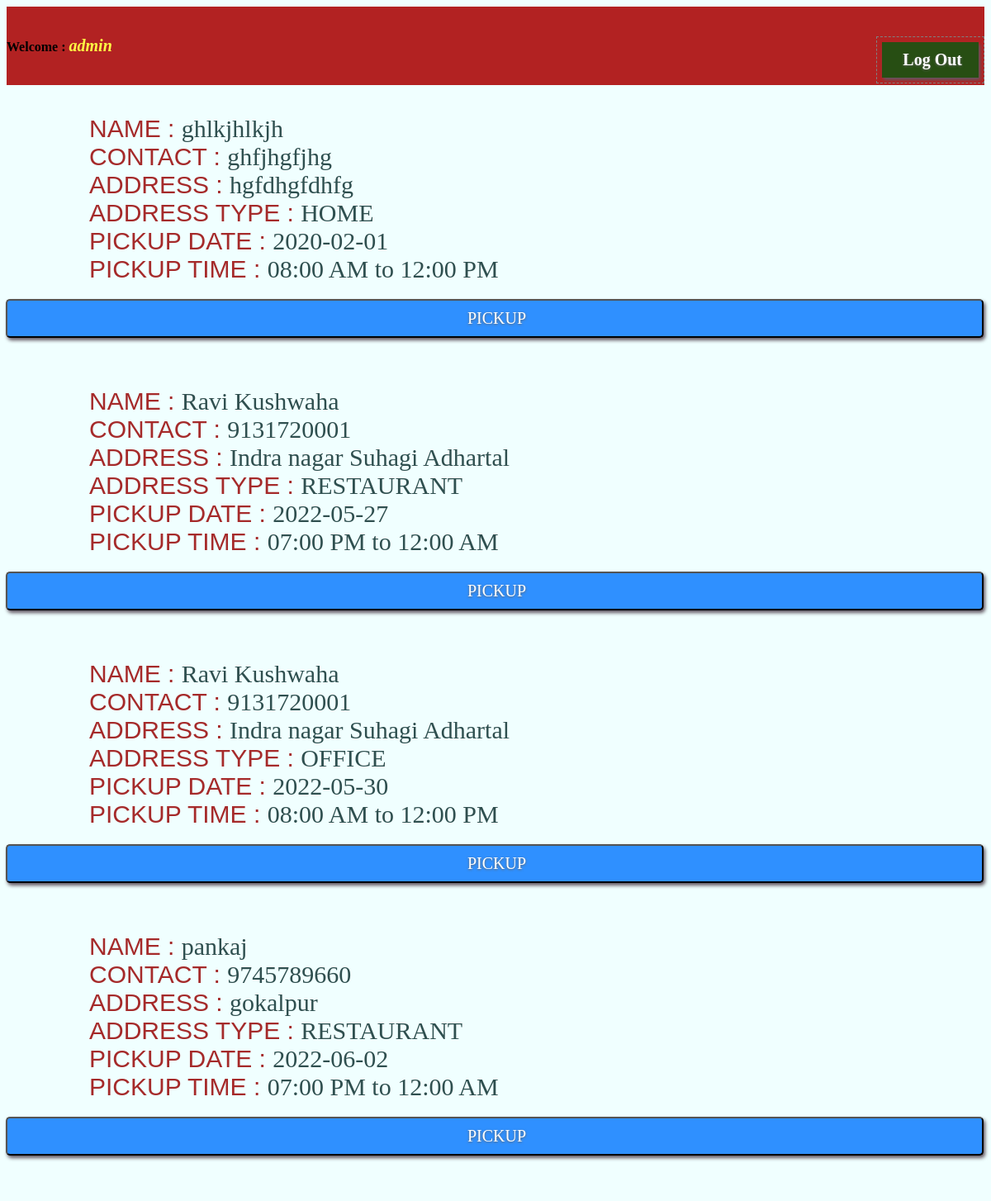
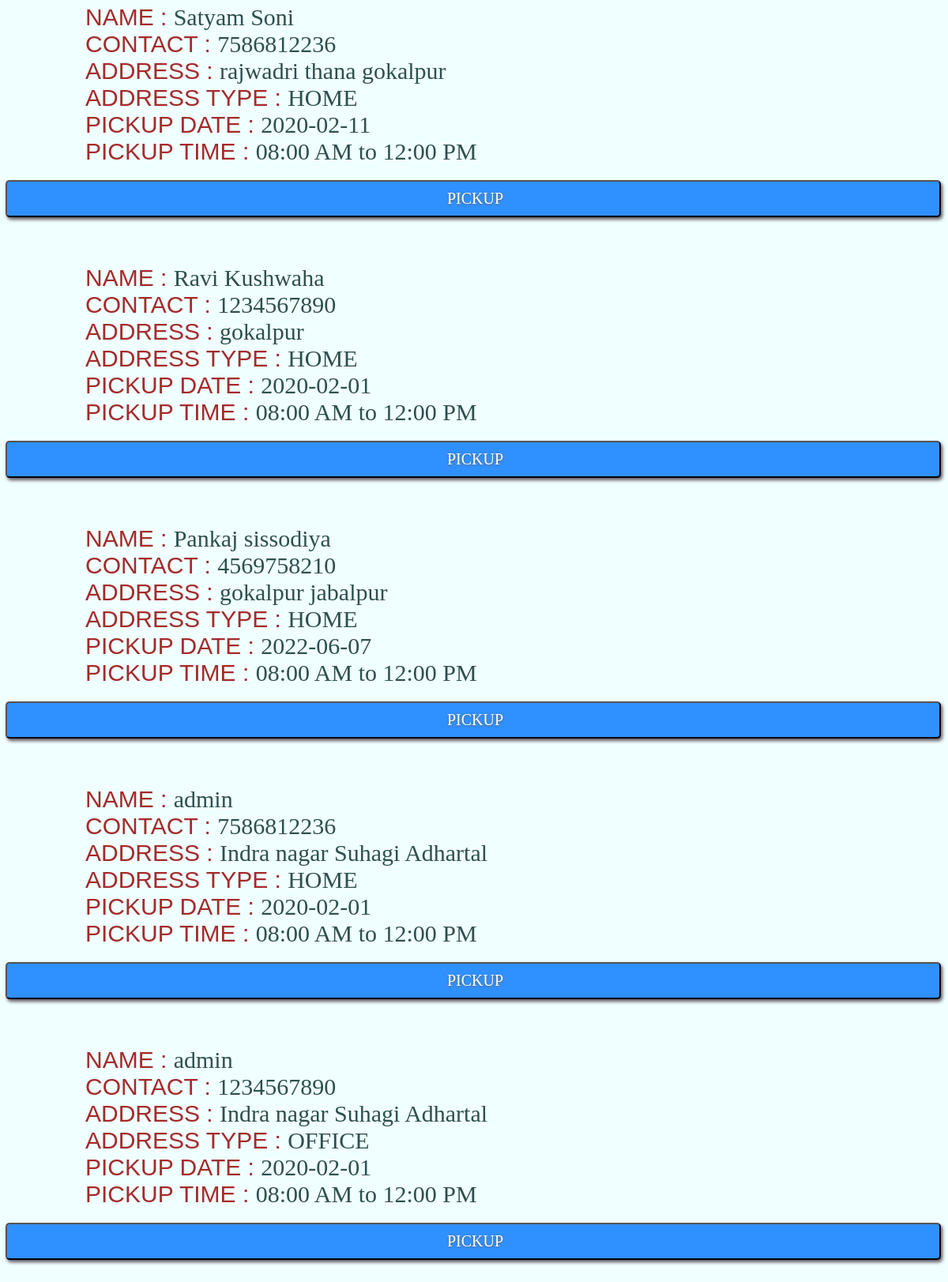
Screenshot of /adminprofile.php (signed in) with the database file from the repository (2 pictures, top to bottom).
### tables this page shows
CREATE TABLE `collect_food` (
  `cid` int(11) NOT NULL,
  `c_name` varchar(60) NOT NULL,
  `c_contact` varchar(30) NOT NULL,
  `c_address` varchar(30) NOT NULL,
  `c_addresstype` text NOT NULL,
  `c_date` date NOT NULL,
  `c_time` varchar(30) NOT NULL,
  `pickup_done` int(11) NOT NULL
);

### session.php (called while the page is built, shortened)
<?php
$conn = mysqli_connect("localhost", "root", "", "food_waste_mgmt");
$user_check = $_SESSION['login_user'];
$query = "SELECT username from login where username = '$user_check'";
$ses_sql = mysqli_query($conn, $query);
$row = mysqli_fetch_assoc($ses_sql);
$login_session = $row['username'];
?>

### adminprofile.php (the view, shortened to what this page needs)
<?php
include('session.php');
?>
<!DOCTYPE html>
<html>
<head>
<link href="http://localhost/FoodWasteMgmt/style.css" rel="stylesheet" type="text/css">
<link rel="stylesheet" href="stylecss.css" type="text/css">
</head>
<body>
<div>
<div class="title">
<div class="img">
      <br/><br/>
    <b id="welcome">Welcome : <i><?php echo $login_session; ?></i></b>
    <b id="logout"><a href="logout.php" class="adminbutton">Log Out</a></b></b><br/><br/><br/></div>
</div>
</div>
<?php
$username = "root";
$password = "";
$database = "food_waste_mgmt";
$mysqli = new mysqli("localhost", $username, $password, $database);
    $query = "SELECT * FROM collect_food WHERE pickup_done=0";
if ($result = $mysqli->query($query)) {
    while ($row = $result->fetch_assoc()) {
        $cid = $row["cid"];
        $name = $row["c_name"];
        $contact = $row["c_contact"];
        $address = $row["c_address"];
        $addtype = $row["c_addresstype"];
        $date = $row["c_date"];
        $time = $row["c_time"];
        echo ' <br/><br/><span class="heading_admin">NAME : </span><span class="data_admin">'.$name.'</span><br/>
               <span class="heading_admin">CONTACT : </span><span class="data_admin">'.$contact.'</span><br/>
               <span class="heading_admin">ADDRESS : </span><span class="data_admin">'.$address.'</span><br/>
               <span class="heading_admin">ADDRESS TYPE : </span><span class="data_admin">'.$addtype.'</span><br/>
               <span class="heading_admin">PICKUP DATE : </span><span class="data_admin">'.$date.'</span><br/>
               <span class="heading_admin">PICKUP TIME : </span><span class="data_admin">'.$time.'</span><br/><br/>
               <form action="updatedb.php" method="post" onclick="return confirm(\'Marked this picked up ?\');">
<input type="hidden" id="cid" name="cid" value='.$cid.'>
<input type="submit" value="PICKUP" name="PICKUP" class="btn btn-success">
</form>
<br/><br/><br/><br/></div> ';
    }
}
?>
</body>
</html>

### style.css (style rules this page uses)
.title { background-color:firebrick ; }
.btn { text-shadow: 0px 1px 3px #666666; -webkit-box-shadow: 2px 3px 4px #615661; -moz-box-shadow: 2px 3px 4px #615661; box-shadow: 2px 3px 4px #615661; font-family: Georgia; color: #ffffff; font-size: 20px; background: #274e13; padding: 10px 20px 10px 25px; margin:1px; text-decoration: none; text-align:center; float: right; }
a:link { text-decoration: none; color: white; }
span { color:red }
input[type=submit] { width:100%; background-color:#2f90ff; color:#fff; border:2px solid white padding:10px; font-size:20px; cursor:pointer; border-radius:5px; }
#logout { float:right; padding:5px; border:dashed 1px gray }
a { text-decoration:none; color:#6495ed }
i { font-size: 20px; color:#FFFC44 }
.heading_admin { font-family: sans-serif; font-size: 30px; text-decoration: none; color: brown; padding-left: 100px; }
.data_admin { font-family: fantasy; font-size: 30px; text-decoration: none; color: darkslategrey; }

### stylecss.css (style rules this page uses)
body { background-repeat: no-repeat; background-size: 100%; background-position: top; background-color: azure; font-family: cursive; }
.adminbutton { text-shadow: 0px 1px 3px #666666; -webkit-box-shadow: 2px 3px 4px #615661; -moz-box-shadow: 2px 3px 4px #615661; box-shadow: 2px 3px 4px #615661; font-family: Georgia; color: #ffffff; font-size: 20px; background: #274e13; padding: 10px 20px 10px 25px; margin:1px; text-decoration: none; text-align:center; float: right; }

### rows the page displays
collect_food: c_name "ghlkjhlkjh", c_contact "ghfjhgfjhg", c_address "hgfdhgfdhfg", c_addresstype "HOME", c_date "2020-02-01", c_time "08:00 AM to 12:00 PM"
collect_food: c_name "Ravi Kushwaha", c_contact "9131720001", c_address "Indra nagar Suhagi Adhartal", c_addresstype "RESTAURANT", c_date "2022-05-27", c_time "07:00 PM to 12:00 AM"
collect_food: c_name "Ravi Kushwaha", c_contact "9131720001", c_address "Indra nagar Suhagi Adhartal", c_addresstype "OFFICE", c_date "2022-05-30", c_time "08:00 AM to 12:00 PM"
collect_food: c_name "pankaj", c_contact "9745789660", c_address "gokalpur", c_addresstype "RESTAURANT", c_date "2022-06-02", c_time "07:00 PM to 12:00 AM"
collect_food: c_name "Satyam Soni", c_contact "7586812236", c_address "rajwadri thana gokalpur", c_addresstype "HOME", c_date "2020-02-11", c_time "08:00 AM to 12:00 PM"
collect_food: c_name "Ravi Kushwaha", c_contact "1234567890", c_address "gokalpur", c_addresstype "HOME", c_date "2020-02-01", c_time "08:00 AM to 12:00 PM"
collect_food: c_name "Pankaj sissodiya", c_contact "4569758210", c_address "gokalpur jabalpur", c_addresstype "HOME", c_date "2022-06-07", c_time "08:00 AM to 12:00 PM"
collect_food: c_name "admin", c_contact "7586812236", c_address "Indra nagar Suhagi Adhartal", c_addresstype "HOME", c_date "2020-02-01", c_time "08:00 AM to 12:00 PM"
collect_food: c_name "admin", c_contact "1234567890", c_address "Indra nagar Suhagi Adhartal", c_addresstype "OFFICE", c_date "2020-02-01", c_time "08:00 AM to 12:00 PM"

### other values shown
$login_session "admin"
